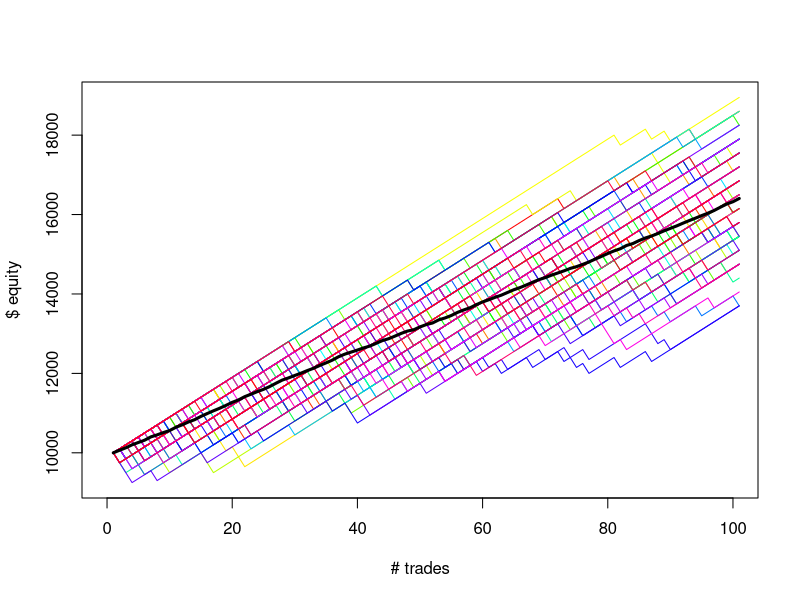

Here is the R script that generated this plot:
# Try to simulate some equity curves given P(win) and Avg Win size
# Inputs:
#   number of trades per curve
#   number of curves
#   probability of winning
#   profit factor -OR- (average win size + average loss size) -OR- W:L
#   whether wins/losses are in $ or %
#   dollar multiplier of W:L if W:L in $ 
#     (e.g. each trade wins $50 and loses $100 if W:L is 0.5 and mult is 100)
#   percent multiplier of W:L if W:L in % 
#     (e.g. each trade wins 5% and loses 10% if W:L is 0.5 and mult is 10)
#   starting equity
# Risk of ruin inputs:
#   Loss level % (be clear what this is: losing X% or having X% remaining)
# Outputs:
#   Basic statistical analysis of all curve results
#   Basic statistical analysis of drawdowns by time
#     answer the question: "how hard is this to stick to when times are bad?"
#   Basic statistical analysis of drawdowns by amount
#     answer the question: "how pissed would people be looking at results?"
#   Graph of random sample of X curves
# Risk of ruin outputs:
#   Risk of ever experiencing loss level % from any given point on curve
#   Risk of ever experiencing loss level % of starting capital

library(zoo)

pwin   = 0.9
wlr    = 0.4
#avg_w  = 2
#avg_l  = 5
if (wlr < 1) {
  avg_w = 1
  avg_l = (1/wlr)
} else {
  avg_w = wlr
  avg_l = 1
}
#wlr    = avg_w / avg_l
#profac = wlr * (pwin/(1-pwin))
d_mult = 100
f_risk = 10
ncurve = 100
ntrade = 100
d_or_f = 'd'
equity = 10000

probs  = runif(ncurve * ntrade)
probs  = matrix(probs, nrow=ntrade, ncol=ncurve)

trades = probs
if (d_or_f == "d") {
  trades[probs <= pwin] = avg_w * d_mult
  trades[probs > pwin]  = avg_l * d_mult * (-1)
} else {
  trades[probs <= pwin] = avg_w * f_risk # this is broken
  trades[probs > pwin]  = avg_l * f_risk * (-1) # this is broken
}

curves = rep(equity, ncurve)
temp   = rbind(curves, trades)
#curves = rollapply(curves, 1, sum) # not this easy

excel_roll_sum = function(x) {
  y = x
  for (i in 1:length(x)) { y[i] = rollapply(x, i, sum)[1]}
  return(y)
}

curves  = apply(temp, 2, excel_roll_sum)
avg_crv = rowSums(curves)/ncurve

# plot them
xrange = c(0, ntrade)
yrange = range(curves)

plot(xrange, yrange, type="n", xlab="# trades", ylab="$ equity")
colors   = rainbow(ncurve)
linetype = c(1:ncurve)

for (i in 1:ncurve) {
  lines(1:(ntrade+1), curves[,i], col=colors[i])
}

lines(1:(ntrade+1), avg_crv, col="black", lwd=3)
